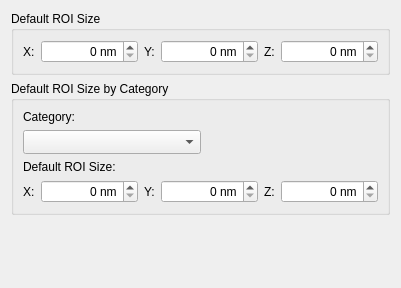
<?xml version="1.0" encoding="UTF-8"?>
<ui version="4.0">
 <class>OrthogonalROISettings</class>
 <widget class="QWidget" name="OrthogonalROISettings">
  <property name="geometry">
   <rect>
    <x>0</x>
    <y>0</y>
    <width>401</width>
    <height>288</height>
   </rect>
  </property>
  <property name="windowTitle">
   <string>Form</string>
  </property>
  <layout class="QVBoxLayout" name="verticalLayout_4">
   <item>
    <widget class="QGroupBox" name="groupBox">
     <property name="title">
      <string>Default ROI Size</string>
     </property>
     <layout class="QHBoxLayout" name="horizontalLayout_4" stretch="0,1,0,1,0,1">
      <item>
       <widget class="QLabel" name="label_10">
        <property name="toolTip">
         <string>X Axis</string>
        </property>
        <property name="statusTip">
         <string>X Axis</string>
        </property>
        <property name="text">
         <string>X:</string>
        </property>
       </widget>
      </item>
      <item>
       <widget class="QDoubleSpinBox" name="m_xSize">
        <property name="toolTip">
         <string>Size of the ROI in the X axis</string>
        </property>
        <property name="statusTip">
         <string>Size of the ROI in the X axis</string>
        </property>
        <property name="alignment">
         <set>Qt::AlignRight|Qt::AlignTrailing|Qt::AlignVCenter</set>
        </property>
        <property name="suffix">
         <string> nm</string>
        </property>
        <property name="decimals">
         <number>0</number>
        </property>
        <property name="maximum">
         <double>999999999.000000000000000</double>
        </property>
        <property name="singleStep">
         <double>2.000000000000000</double>
        </property>
       </widget>
      </item>
      <item>
       <widget class="QLabel" name="label_9">
        <property name="toolTip">
         <string>Y Axis</string>
        </property>
        <property name="statusTip">
         <string>Y Axis</string>
        </property>
        <property name="text">
         <string>Y:</string>
        </property>
       </widget>
      </item>
      <item>
       <widget class="QDoubleSpinBox" name="m_ySize">
        <property name="toolTip">
         <string>Size of the ROI in the Y axis</string>
        </property>
        <property name="statusTip">
         <string>Size of the ROI in the X axis</string>
        </property>
        <property name="alignment">
         <set>Qt::AlignRight|Qt::AlignTrailing|Qt::AlignVCenter</set>
        </property>
        <property name="suffix">
         <string> nm</string>
        </property>
        <property name="decimals">
         <number>0</number>
        </property>
        <property name="maximum">
         <double>999999999.000000000000000</double>
        </property>
        <property name="singleStep">
         <double>2.000000000000000</double>
        </property>
       </widget>
      </item>
      <item>
       <widget class="QLabel" name="label_8">
        <property name="toolTip">
         <string>Z Axis</string>
        </property>
        <property name="statusTip">
         <string>Z Axis</string>
        </property>
        <property name="text">
         <string>Z:</string>
        </property>
       </widget>
      </item>
      <item>
       <widget class="QDoubleSpinBox" name="m_zSize">
        <property name="toolTip">
         <string>Size of the ROI in the Z axis</string>
        </property>
        <property name="statusTip">
         <string>Size of the ROI in the Z axis</string>
        </property>
        <property name="alignment">
         <set>Qt::AlignRight|Qt::AlignTrailing|Qt::AlignVCenter</set>
        </property>
        <property name="suffix">
         <string> nm</string>
        </property>
        <property name="decimals">
         <number>0</number>
        </property>
        <property name="maximum">
         <double>999999999.000000000000000</double>
        </property>
        <property name="singleStep">
         <double>2.000000000000000</double>
        </property>
       </widget>
      </item>
     </layout>
    </widget>
   </item>
   <item>
    <widget class="QGroupBox" name="m_categorySelectorGroup">
     <property name="title">
      <string>Default ROI Size by Category</string>
     </property>
     <layout class="QVBoxLayout" name="verticalLayout">
      <item>
       <widget class="QLabel" name="label_2">
        <property name="text">
         <string>Category:</string>
        </property>
       </widget>
      </item>
      <item>
       <layout class="QHBoxLayout" name="horizontalLayout_3">
        <item>
         <widget class="QComboTreeView" name="m_categorySelector">
          <property name="sizePolicy">
           <sizepolicy hsizetype="MinimumExpanding" vsizetype="Fixed">
            <horstretch>0</horstretch>
            <verstretch>0</verstretch>
           </sizepolicy>
          </property>
          <property name="sizeAdjustPolicy">
           <enum>QComboBox::AdjustToMinimumContentsLengthWithIcon</enum>
          </property>
         </widget>
        </item>
        <item>
         <spacer name="horizontalSpacer">
          <property name="orientation">
           <enum>Qt::Horizontal</enum>
          </property>
          <property name="sizeHint" stdset="0">
           <size>
            <width>40</width>
            <height>20</height>
           </size>
          </property>
         </spacer>
        </item>
       </layout>
      </item>
      <item>
       <widget class="QLabel" name="label">
        <property name="text">
         <string>Default ROI Size:</string>
        </property>
       </widget>
      </item>
      <item>
       <layout class="QHBoxLayout" name="horizontalLayout_2" stretch="0,1,0,1,0,1">
        <item>
         <widget class="QLabel" name="label_5">
          <property name="toolTip">
           <string>X Axis</string>
          </property>
          <property name="statusTip">
           <string>X Axis</string>
          </property>
          <property name="text">
           <string>X:</string>
          </property>
         </widget>
        </item>
        <item>
         <widget class="QDoubleSpinBox" name="m_xCategorySize">
          <property name="toolTip">
           <string>Size of the ROI in the X axis for the category</string>
          </property>
          <property name="statusTip">
           <string>Size of the ROI in the X axis for the category</string>
          </property>
          <property name="alignment">
           <set>Qt::AlignRight|Qt::AlignTrailing|Qt::AlignVCenter</set>
          </property>
          <property name="suffix">
           <string> nm</string>
          </property>
          <property name="decimals">
           <number>0</number>
          </property>
          <property name="maximum">
           <double>999999999.000000000000000</double>
          </property>
          <property name="singleStep">
           <double>2.000000000000000</double>
          </property>
         </widget>
        </item>
        <item>
         <widget class="QLabel" name="label_6">
          <property name="toolTip">
           <string>Y Axis</string>
          </property>
          <property name="statusTip">
           <string>Y Axis</string>
          </property>
          <property name="text">
           <string>Y:</string>
          </property>
         </widget>
        </item>
        <item>
         <widget class="QDoubleSpinBox" name="m_yCategorySize">
          <property name="toolTip">
           <string>Size of the ROI in the Y axis for the category</string>
          </property>
          <property name="statusTip">
           <string>Size of the ROI in the X axis for the category</string>
          </property>
          <property name="alignment">
           <set>Qt::AlignRight|Qt::AlignTrailing|Qt::AlignVCenter</set>
          </property>
          <property name="suffix">
           <string> nm</string>
          </property>
          <property name="decimals">
           <number>0</number>
          </property>
          <property name="maximum">
           <double>999999999.000000000000000</double>
          </property>
          <property name="singleStep">
           <double>2.000000000000000</double>
          </property>
         </widget>
        </item>
        <item>
         <widget class="QLabel" name="label_7">
          <property name="toolTip">
           <string>Z Axis</string>
          </property>
          <property name="statusTip">
           <string>Z Axis</string>
          </property>
          <property name="text">
           <string>Z:</string>
          </property>
         </widget>
        </item>
        <item>
         <widget class="QDoubleSpinBox" name="m_zCategorySize">
          <property name="toolTip">
           <string>Size of the ROI in the Z axis for the category</string>
          </property>
          <property name="statusTip">
           <string>Size of the ROI in the Z axis for the category</string>
          </property>
          <property name="alignment">
           <set>Qt::AlignRight|Qt::AlignTrailing|Qt::AlignVCenter</set>
          </property>
          <property name="suffix">
           <string> nm</string>
          </property>
          <property name="decimals">
           <number>0</number>
          </property>
          <property name="maximum">
           <double>999999999.000000000000000</double>
          </property>
          <property name="singleStep">
           <double>2.000000000000000</double>
          </property>
         </widget>
        </item>
       </layout>
      </item>
     </layout>
    </widget>
   </item>
   <item>
    <spacer name="verticalSpacer">
     <property name="orientation">
      <enum>Qt::Vertical</enum>
     </property>
     <property name="sizeHint" stdset="0">
      <size>
       <width>20</width>
       <height>40</height>
      </size>
     </property>
    </spacer>
   </item>
  </layout>
 </widget>
 <customwidgets>
  <customwidget>
   <class>QComboTreeView</class>
   <extends>QComboBox</extends>
   <header>GUI/Widgets/QComboTreeView.h</header>
  </customwidget>
 </customwidgets>
 <resources/>
 <connections/>
</ui>
